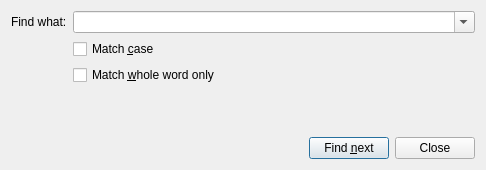
<?xml version="1.0" encoding="UTF-8"?>
<ui version="4.0">
 <class>FindTextDialog</class>
 <widget class="QDialog" name="FindTextDialog">
  <property name="geometry">
   <rect>
    <x>0</x>
    <y>0</y>
    <width>486</width>
    <height>170</height>
   </rect>
  </property>
  <property name="minimumSize">
   <size>
    <width>350</width>
    <height>170</height>
   </size>
  </property>
  <property name="maximumSize">
   <size>
    <width>500</width>
    <height>230</height>
   </size>
  </property>
  <property name="windowTitle">
   <string>Find</string>
  </property>
  <property name="windowIcon">
   <iconset resource="resources.qrc">
    <normaloff>:/images/icons/find.png</normaloff>:/images/icons/find.png</iconset>
  </property>
  <layout class="QVBoxLayout" name="verticalLayout">
   <item>
    <widget class="QWidget" name="widget" native="true">
     <layout class="QFormLayout" name="formLayout">
      <property name="leftMargin">
       <number>0</number>
      </property>
      <property name="topMargin">
       <number>0</number>
      </property>
      <property name="rightMargin">
       <number>0</number>
      </property>
      <property name="bottomMargin">
       <number>0</number>
      </property>
      <item row="0" column="0">
       <widget class="QLabel" name="label">
        <property name="text">
         <string>Find what:</string>
        </property>
       </widget>
      </item>
      <item row="0" column="1">
       <widget class="QComboBox" name="searchBox">
        <property name="editable">
         <bool>true</bool>
        </property>
       </widget>
      </item>
      <item row="1" column="1">
       <widget class="QCheckBox" name="matchCheck">
        <property name="text">
         <string>Match &amp;case</string>
        </property>
       </widget>
      </item>
      <item row="2" column="1">
       <widget class="QCheckBox" name="wholeWordCheck">
        <property name="text">
         <string>Match &amp;whole word only</string>
        </property>
       </widget>
      </item>
     </layout>
    </widget>
   </item>
   <item>
    <spacer name="verticalSpacer">
     <property name="orientation">
      <enum>Qt::Vertical</enum>
     </property>
     <property name="sizeHint" stdset="0">
      <size>
       <width>20</width>
       <height>40</height>
      </size>
     </property>
    </spacer>
   </item>
   <item>
    <widget class="QWidget" name="widget_2" native="true">
     <layout class="QHBoxLayout" name="horizontalLayout">
      <property name="leftMargin">
       <number>0</number>
      </property>
      <property name="topMargin">
       <number>0</number>
      </property>
      <property name="rightMargin">
       <number>0</number>
      </property>
      <property name="bottomMargin">
       <number>0</number>
      </property>
      <item>
       <spacer name="horizontalSpacer">
        <property name="orientation">
         <enum>Qt::Horizontal</enum>
        </property>
        <property name="sizeHint" stdset="0">
         <size>
          <width>40</width>
          <height>20</height>
         </size>
        </property>
       </spacer>
      </item>
      <item>
       <widget class="QPushButton" name="findButton">
        <property name="text">
         <string>Find &amp;next</string>
        </property>
        <property name="default">
         <bool>true</bool>
        </property>
       </widget>
      </item>
      <item>
       <widget class="QPushButton" name="closeButton">
        <property name="text">
         <string>Close</string>
        </property>
        <property name="autoDefault">
         <bool>false</bool>
        </property>
       </widget>
      </item>
     </layout>
    </widget>
   </item>
  </layout>
 </widget>
 <resources>
  <include location="resources.qrc"/>
 </resources>
 <connections/>
</ui>
